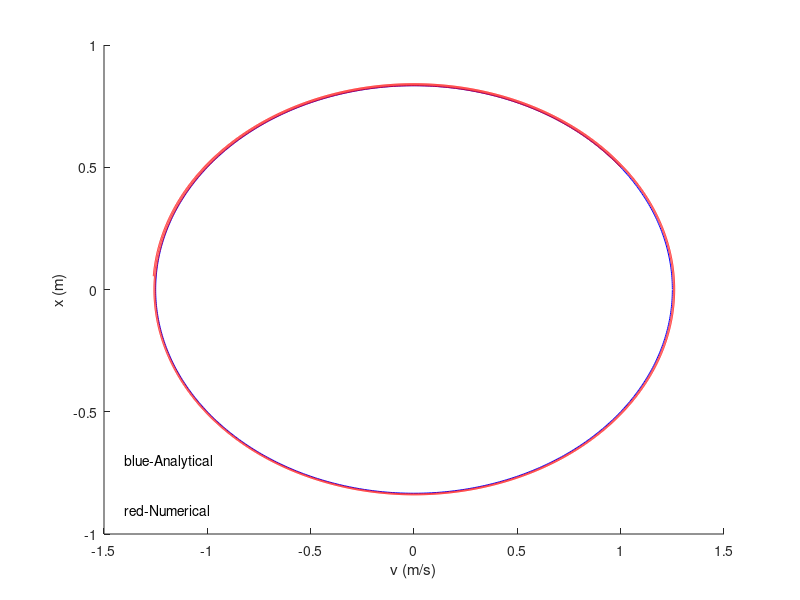

MATLAB code to generate this figure:
clear all
clc
w=0:0.01:2*pi;
x=5/4*cos(w);
y=5/6*sin(w);
hold on
plot(x,y,'b');
i=1;
v1(1)=1;
x1(1)=0.5;
t1=0:0.001:10;
while i<10001
   x1(i+1)=x1(i)+v1(i)*0.001;
   v1(i+1)=v1(i)-2.25*x1(i)*0.001;
   i=i+1;
end
plot(v1,x1,'r');
xlabel('v (m/s)');
ylabel('x (m)');
txt1 = text(-1.4,-0.9,'red-Numerical','fontsize',10);
txt2 = text(-1.4,-0.7,'blue-Analytical','fontsize',10);